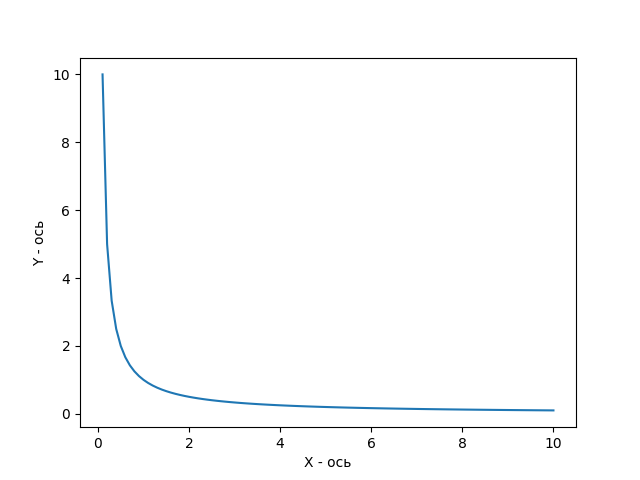

Reproduce this figure in Python.
import numpy as np
import matplotlib.pyplot as plt 

def hyperbola(x_start, x_end, N):


    x = np.linspace(x_start, x_end, N)
    k = 1
    y = k / x

    plt.plot(x, y, label=f'y = {k / x}')
    plt.xlabel('X - ось')
    plt.ylabel('Y - ось')


hyperbola(0.1, 10, 100)

plt.savefig('dz_lab2.png')
